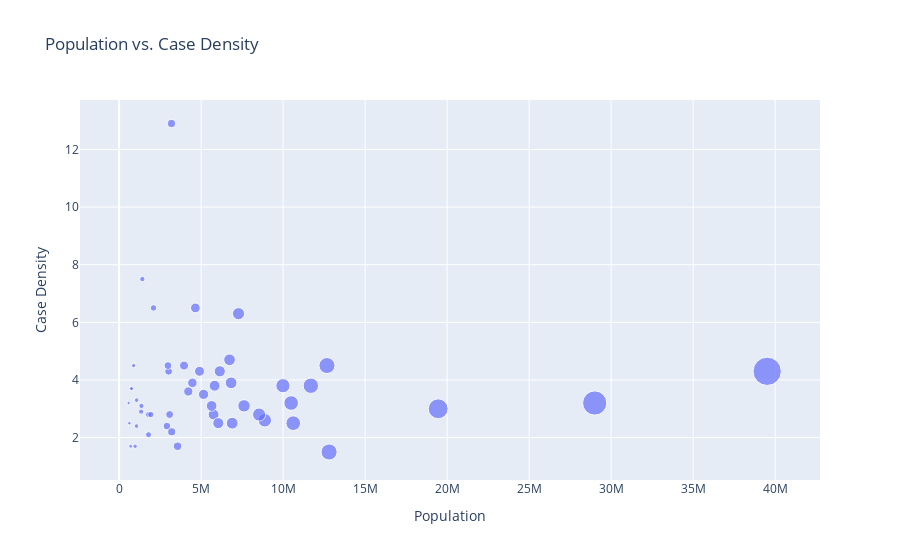

The notebook cell this image was saved under:
### Markdown cell above
# Current Population vs. Case Density - Scatter Plot
Here we are looking at the current population of each state and the case density. We are using a scatter plot to visualize the data. This help us to see if there is a correlation between the population per unit land area of a state and the number of cases.

### (In order to see data on a specifdic state, we can hover over the data point and see the state name and the number of cases per 100,000 people.)

### Code cell
fig2 = px.scatter(x=df_current.population, y=df_current.caseDensity, 
           size=df_current.population, hover_name=df_current.index, title='Population vs. Case Density')

# Change axis labels
fig2.update_xaxes(title_text='Population')
fig2.update_yaxes(title_text='Case Density')

fig2.show()

### Figure 1 — Plotly figure (JSON) as saved in the notebook; plotly's stock layout.template omitted (floating-point values rounded to 4 significant figures)
{"data": [{"hovertemplate": "<b>%{hovertext}</b><br><br>x=%{x}<br>y=%{y}<br>size=%{marker.size}<extra></extra>", "hovertext": ["AK", "AL", "AR", "AZ", "CA", "CO", "CT", "DC", "DE", "FL", "GA", "HI", "IA", "ID", "IL", "IN", "KS", "KY", "LA", "MA", "MD", "ME", "MI", "MN", "MO", "MP", "MS", "MT", "NC", "ND", "NE", "NH", "NJ", "NM", "NV", "NY", "OH", "OK", "OR", "PA", "PR", "RI", "SC", "SD", "TN", "TX", "UT", "VA", "VT", "WA", "WI", "WV", "WY"], "legendgroup": "", "marker": {"color": "#636efa", "size": [731545, 4903185, 3017804, 7278717, 39512223, 5758736, 3565287, 705749, 973764, 21477737, 10617423, 1415872, 3155070, 1787065, 12671821, 6732219, 2913314, 4467673, 4648794, 6892503, 6045680, 1344212, 9986857, 5639632, 6137428, 53605, 2976149, 1068778, 10488084, 762062, 1934408, 1359711, 8882190, 2096829, 3080156, 19453561, 11689100, 3956971, 4217737, 12801989, 3193694, 1059361, 5148714, 884659, 6829174, 28995881, 3205958, 8535519, 623989, 7614893, 5822434, 1792147, 578759], "sizemode": "area", "sizeref": 98780.0, "symbol": "circle"}, "mode": "markers", "name": "", "orientation": "v", "showlegend": false, "type": "scatter", "x": [731545, 4903185, 3017804, 7278717, 39512223, 5758736, 3565287, 705749, 973764, 21477737, 10617423, 1415872, 3155070, 1787065, 12671821, 6732219, 2913314, 4467673, 4648794, 6892503, 6045680, 1344212, 9986857, 5639632, 6137428, 53605, 2976149, 1068778, 10488084, 762062, 1934408, 1359711, 8882190, 2096829, 3080156, 19453561, 11689100, 3956971, 4217737, 12801989, 3193694, 1059361, 5148714, 884659, 6829174, 28995881, 3205958, 8535519, 623989, 7614893, 5822434, 1792147, 578759], "xaxis": "x", "y": [3.7, 4.3, 4.3, 6.3, 4.3, 2.8, 1.7, 1.7, 1.7, null, 2.5, 7.5, null, 2.8, 4.5, 4.7, 2.4, 3.9, 6.5, 2.5, 2.5, 2.9, 3.8, 3.1, 4.3, 2.1, 4.5, 3.3, 3.2, 3.7, 2.8, 3.1, 2.6, 6.5, 2.8, 3, 3.8, 4.5, 3.6, 1.5, 12.9, 2.4, 3.5, 4.5, 3.9, 3.2, 2.2, 2.8, 2.5, 3.1, 3.8, 2.1, 3.2], "yaxis": "y"}], "layout": {"legend": {"itemsizing": "constant", "tracegroupgap": 0}, "title": {"text": "Population vs. Case Density"}, "xaxis": {"anchor": "y", "domain": [0, 1], "title": {"text": "Population"}}, "yaxis": {"anchor": "x", "domain": [0, 1], "title": {"text": "Case Density"}}}}
